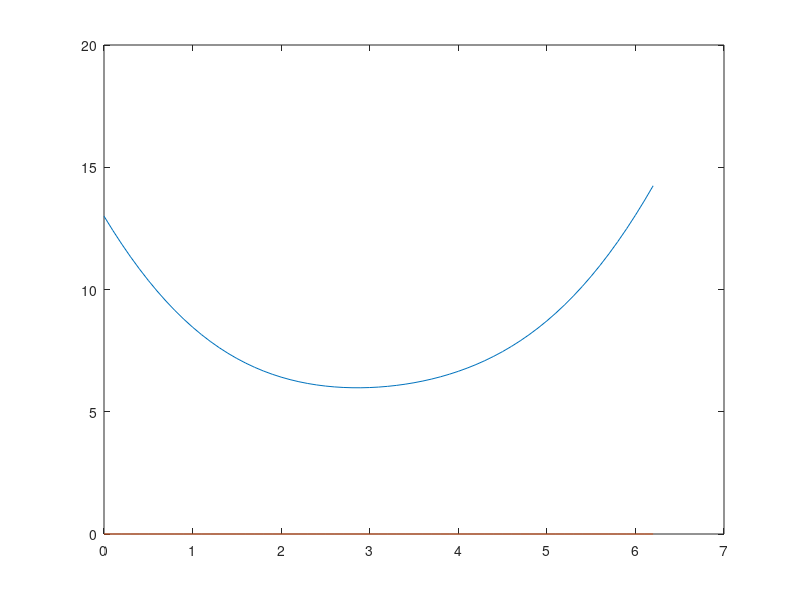

Reproduce this figure in MATLAB. (Note: this script raises an error after producing the figure.)
x=0:0.1:2*pi;
plot(x,(x-3).^2+5-cos(abs(x)),x,zeros(size(x)))
[x0,y0]=ginput(1);
[x,fval,exitflag,output]=fzero('L6_1d',3.64,options)
x;
%Graficul nu se intersecteaza inseamna ca nu avem solutii%